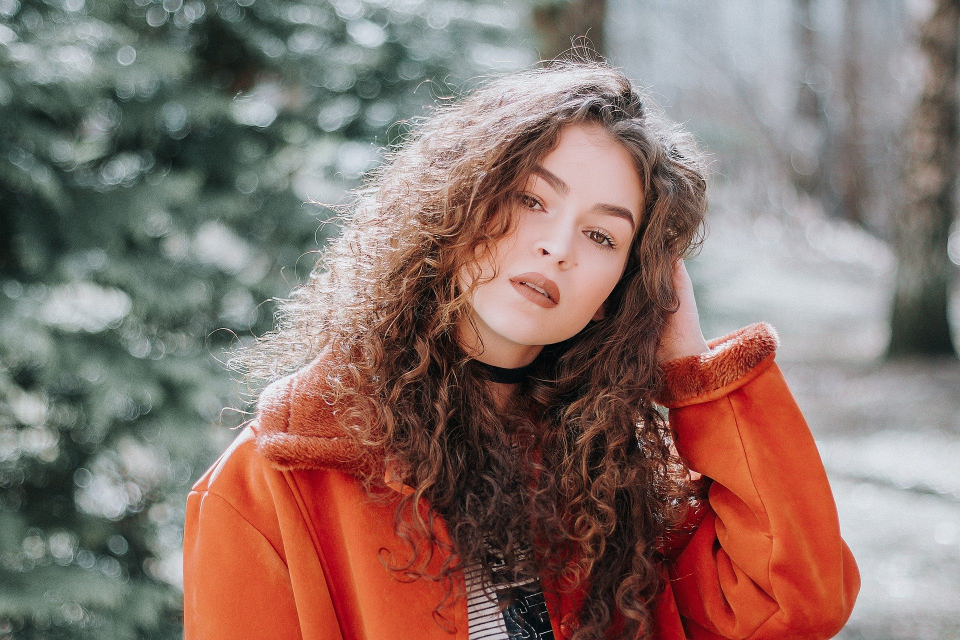
#> input picture data/woman.jpg, 1920 x 1279 px (shown at 1/2 size)
$ python RGBChannels.py
#> lines starting #> are read from the running program, lines starting #| are printed output that depends on the picture
import cv2
import numpy as np
import matplotlib.pyplot as plt

img = cv2.imread('data/woman.jpg')
#> img is the input picture: shape (1279, 1920, 3); mean B, G, R 107.3, 114.6, 136.8

img_R, img_G, img_B = img.copy(), img.copy(), img.copy()

img_R[:, :, (0, 1)] = 0
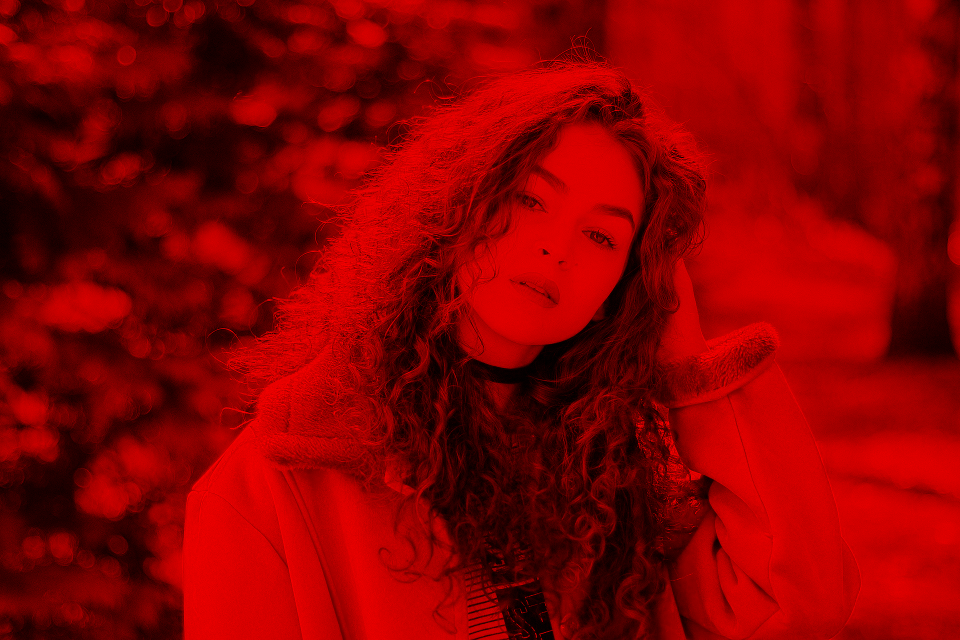
#> img_R: shape (1279, 1920, 3) (shown at 1/2 size); mean B, G, R 0, 0, 136.8
img_G[:, :, (0, 2)] = 0
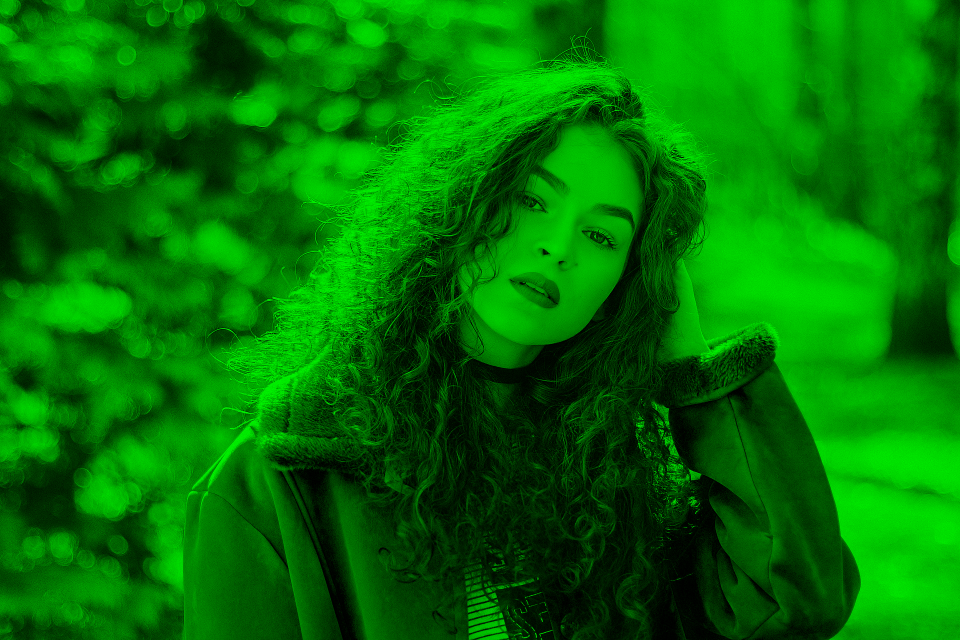
#> img_G: shape (1279, 1920, 3) (shown at 1/2 size); mean B, G, R 0, 114.6, 0
img_B[:, :, (1, 2)] = 0
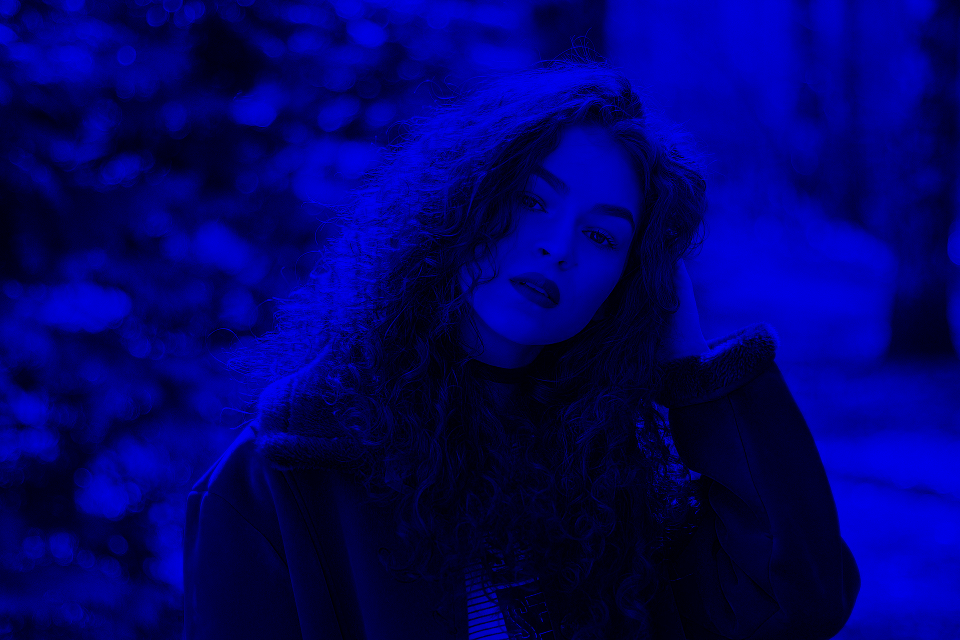
#> img_B: shape (1279, 1920, 3) (shown at 1/2 size); mean B, G, R 107.3, 0, 0

img_rgb = np.concatenate((img_R, img_G, img_B), axis=1)
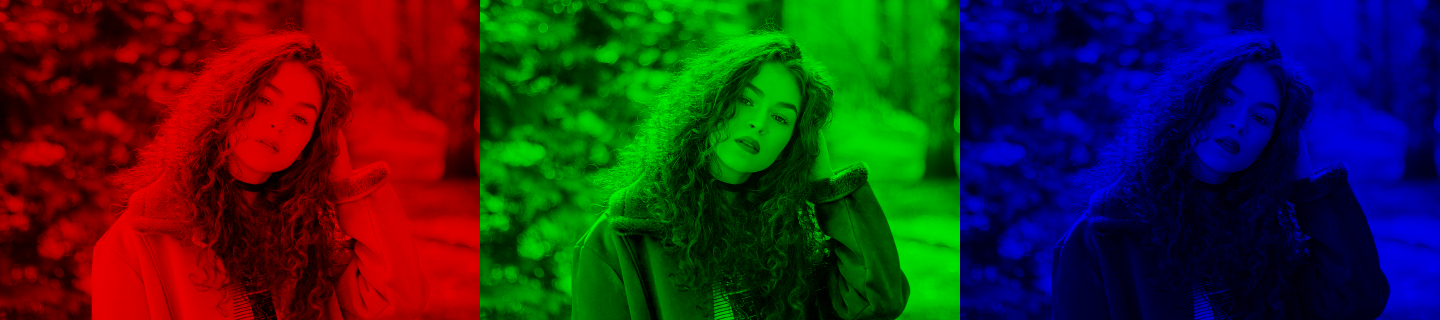
#> img_rgb: shape (1279, 5760, 3) (shown at 1/4 size); mean B, G, R 35.8, 38.2, 45.6
img_rgb = cv2.resize(img_rgb, (0, 0), fx=0.5, fy=0.5)
#> img_rgb: shape (640, 2880, 3)

plt.imshow(img_rgb)
plt.show()

$ run again, with data/butterfly.jpg copied over data/woman.jpg
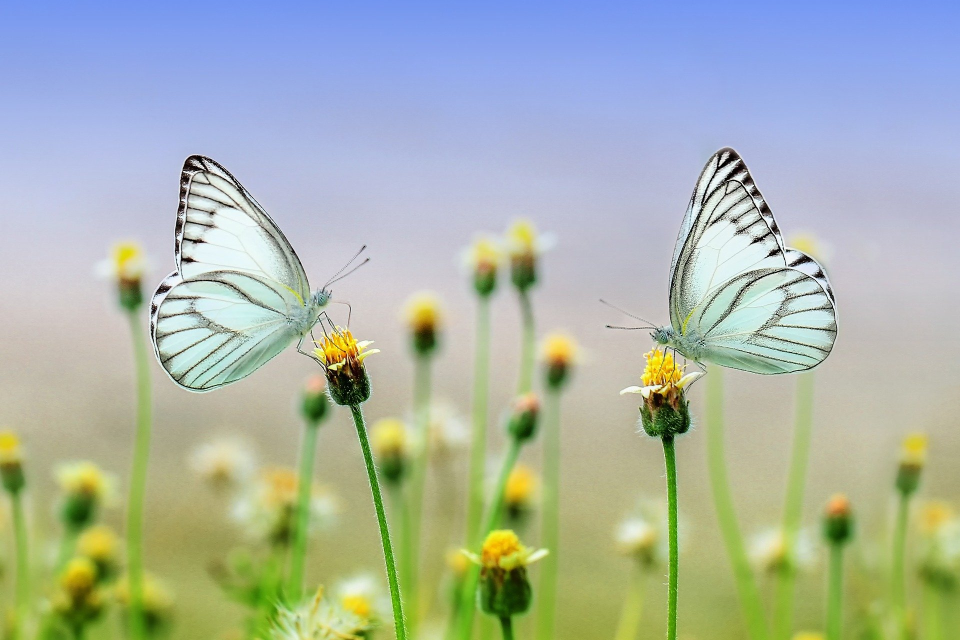
#> input picture data/butterfly.jpg, 1920 x 1280 px (shown at 1/2 size)
#> img is the input picture: shape (1280, 1920, 3); mean B, G, R 168.4, 180.3, 169.6
#> `img_B[:, :, (1, 2)] = 0`:
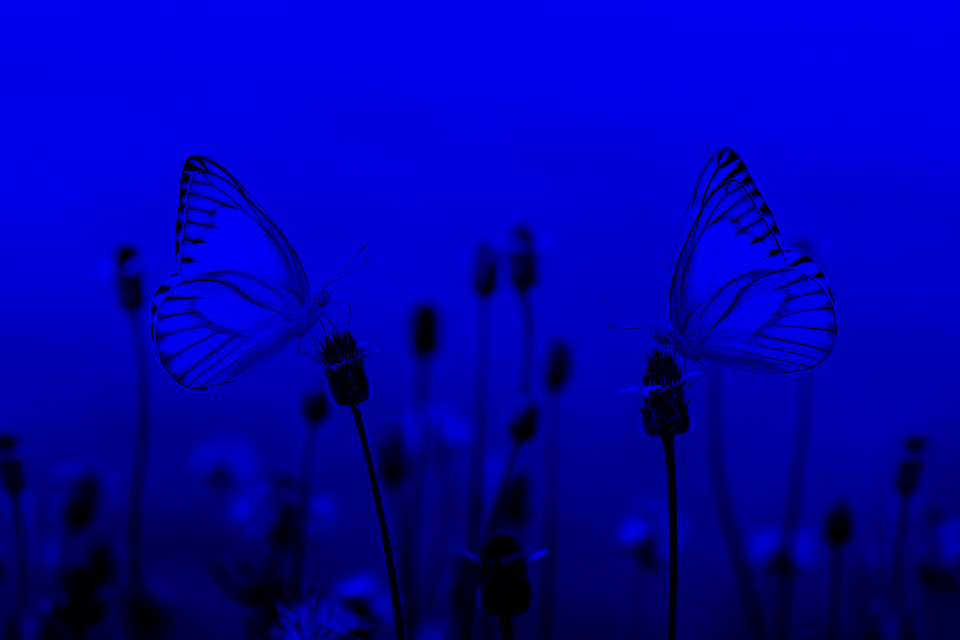
#> img_B: shape (1280, 1920, 3) (shown at 1/2 size); mean B, G, R 168.4, 0, 0
#> `img_rgb = np.concatenate((img_R, img_G, img_B), axis=1)`:
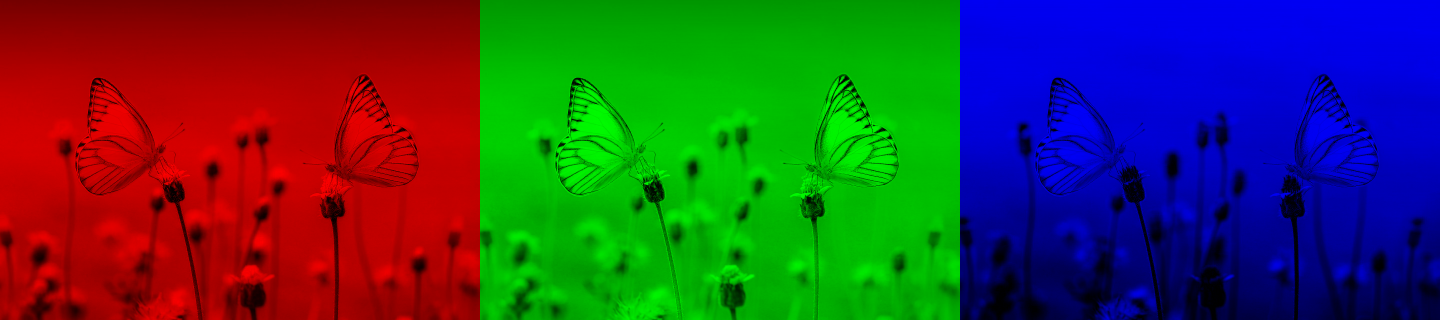
#> img_rgb: shape (1280, 5760, 3) (shown at 1/4 size); mean B, G, R 56.1, 60.1, 56.5

$ run again, with data/moon.jpg copied over data/woman.jpg
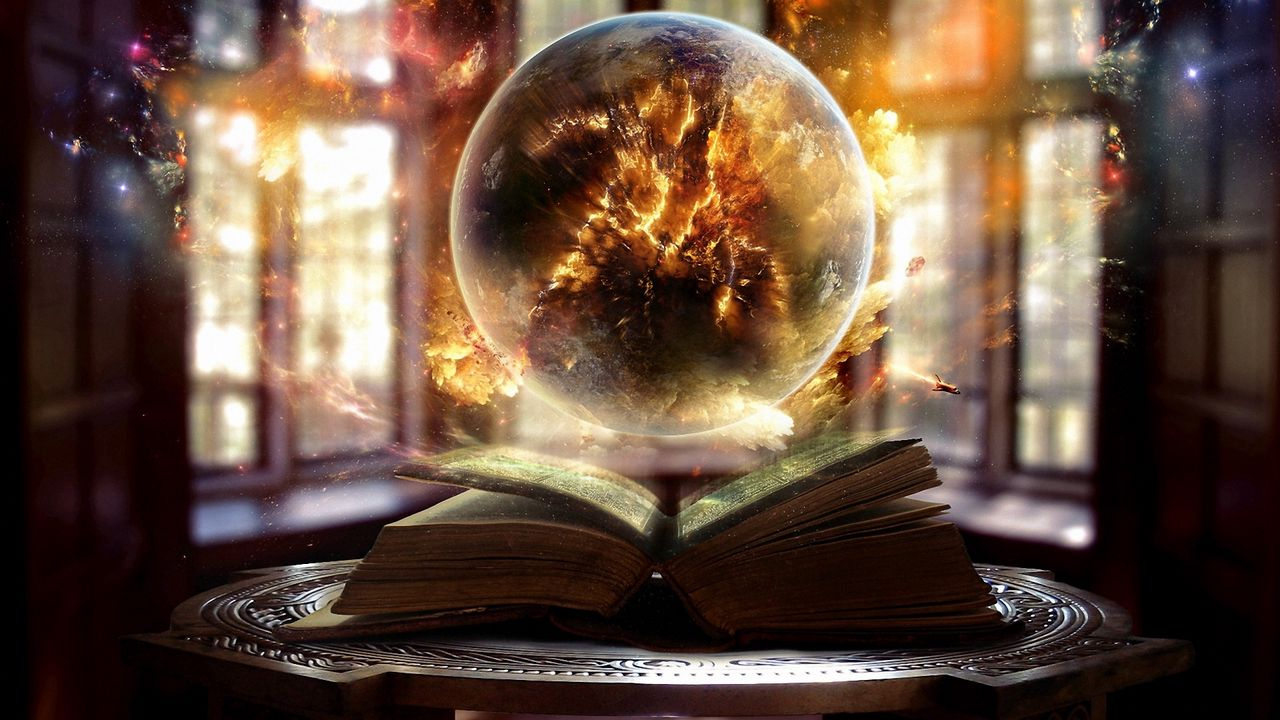
#> input picture data/moon.jpg, 1280 x 720 px
#> img is the input picture: shape (720, 1280, 3); mean B, G, R 62.6, 78.1, 101.7
#> `img_B[:, :, (1, 2)] = 0`:
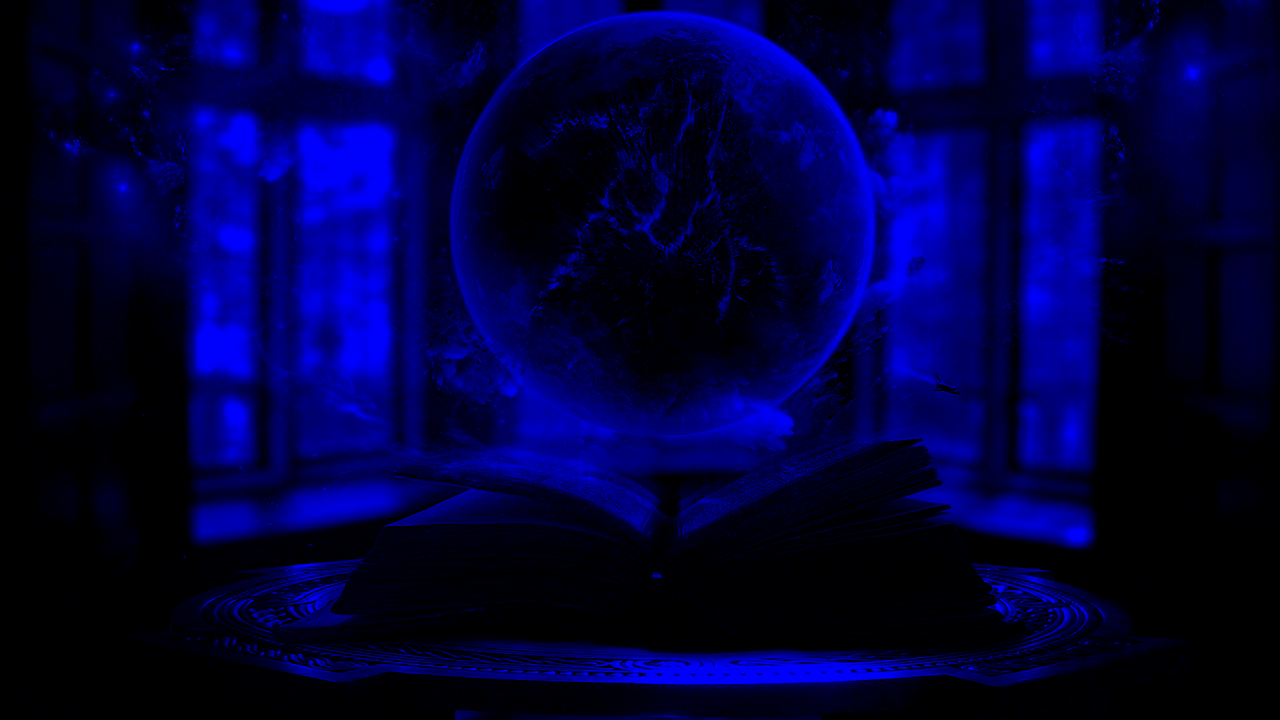
#> img_B: shape (720, 1280, 3); mean B, G, R 62.6, 0, 0
#> `img_rgb = np.concatenate((img_R, img_G, img_B), axis=1)`:
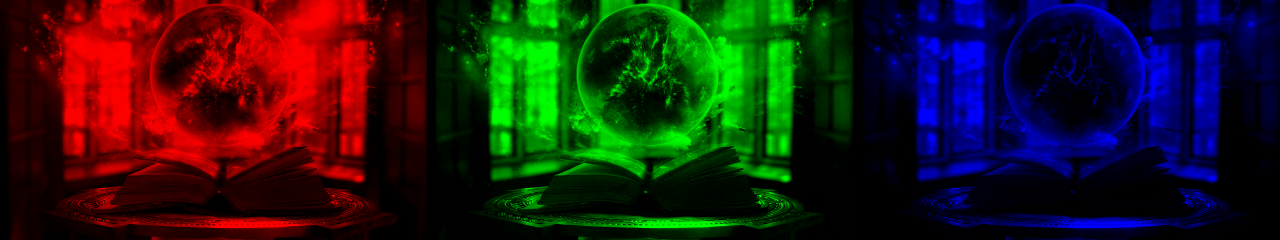
#> img_rgb: shape (720, 3840, 3) (shown at 1/3 size); mean B, G, R 20.9, 26, 33.9
